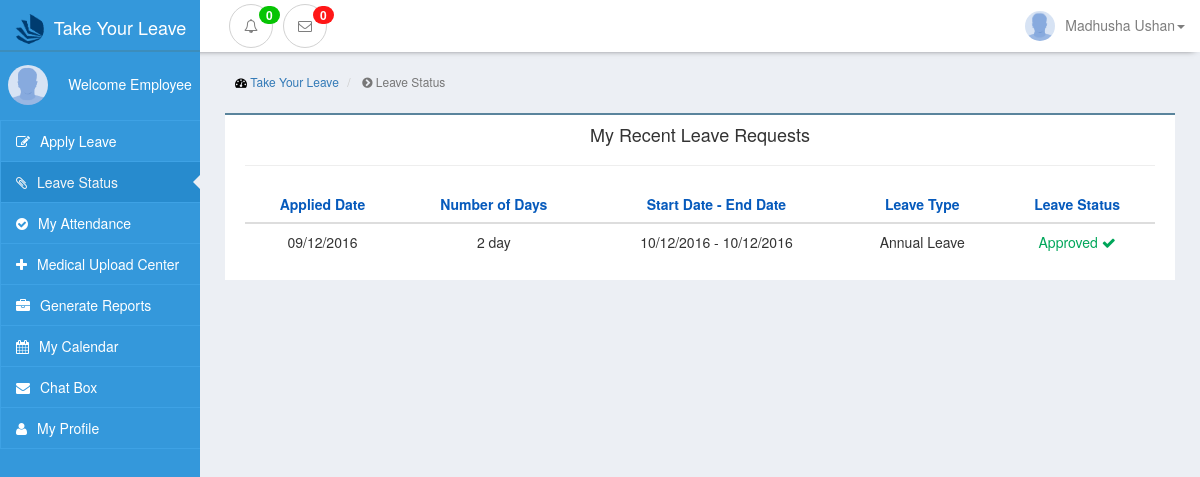
/view/site/leave_status.php (signed in), run on an earlier commit of the app's database.
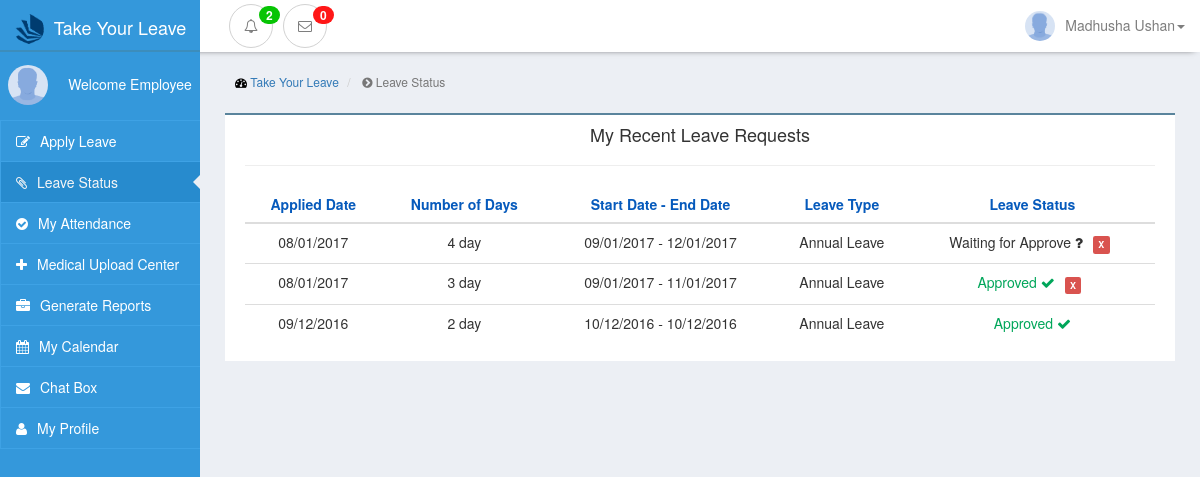
And on a later commit of the database.
### tables this page shows
CREATE TABLE `employee` (
  `comp_id` varchar(20) NOT NULL,
  `name` varchar(255) NOT NULL,
  `nic` varchar(10) NOT NULL,
  `gender` varchar(10) NOT NULL,
  `email` varchar(255) NOT NULL,
  `password` varchar(255) NOT NULL,
  `tel_no` varchar(10) NOT NULL,
  `image` varchar(255) NOT NULL,
  `job_cat_id` int(11) NOT NULL,
  `level_id` int(11) DEFAULT NULL,
  `group_id` int(11) NOT NULL,
  `dept_id` int(11) NOT NULL,
  PRIMARY KEY (`comp_id`),
  KEY `job_cat_id` (`job_cat_id`),
  KEY `level_id` (`level_id`),
  KEY `group_id` (`group_id`),
  KEY `dept_id` (`dept_id`)
);

CREATE TABLE `apply_leave` (
  `apply_leave_id` int(11) NOT NULL AUTO_INCREMENT,
  `comp_id` varchar(50) NOT NULL,
  `leave_id` int(11) DEFAULT NULL,
  `leave_priority` varchar(50) DEFAULT NULL,
  `apply_date` varchar(10) NOT NULL,
  `start_date` varchar(10) NOT NULL,
  `end_date` varchar(10) NOT NULL,
  `number_of_days` int(11) NOT NULL,
  `reason` text NOT NULL,
  `status` varchar(50) NOT NULL,
  `recommandBy` varchar(50) DEFAULT NULL,
  `special_note` text,
  `medical_status` varchar(50) DEFAULT NULL,
  `seen` int(11) DEFAULT '0',
  PRIMARY KEY (`apply_leave_id`),
  KEY `comp_id(change)` (`comp_id`(4)),
  KEY `leave_priority` (`leave_priority`),
  KEY `leave_priority_2` (`leave_priority`),
  KEY `leave_id` (`leave_id`),
  KEY `apply_leave_ibfk_1` (`comp_id`),
  CONSTRAINT `apply_leave_ibfk_1` FOREIGN KEY (`comp_id`) REFERENCES `employee` (`comp_id`) ON DELETE CASCADE
);

CREATE TABLE `leave_type` (
  `leave_id` int(11) NOT NULL AUTO_INCREMENT,
  `leave_name` varchar(50) NOT NULL,
  `leave_period` varchar(50) NOT NULL,
  `currentStatus` varchar(50) DEFAULT NULL,
  PRIMARY KEY (`leave_id`)
);

### view/site/leave_status.php (the view, shortened to what the rows shown need)
<?php
include('../../controller/siteController.php');
$pdo = connect();
?>
<!DOCTYPE html>
<html lang="en">
<head>
    <link href="../../public/css/bootstrap.min.css" rel="stylesheet">
    <link href="../../public/css/interface-leftmenu.css" rel="stylesheet">
    <link href="../../public/css/leave-interface.css" rel="stylesheet">
    <link href="../../public/css/navbar-style.css" rel="stylesheet">
    <link href="../../public/css/font-awesome.min.css" rel="stylesheet">
</head>
<body style=" background-color: #eceff4 !important;">
<?php include("../layouts/navbar.php") ?>
<div class="container-fluid ">
    <div class="row ">
        <div class="col-sm-10 col-xs-12 admin-background col-sm-push-2" style="position: relative;">
            <div class="row padding-row">
                <div class="col-xs-12 padding-box">
                    <div class="row">
                        <div class="col-xs-12 nortification-box-top table-responsive">
                            <table class="table ">
                                <thead style="color: #065ABC">
                                    <tr>
                                        <th style='text-align: center;'>Applied Date</th>
                                        <th style='text-align: center;'>Number of Days</th>
                                        <th style='text-align: center;'>Start Date - End Date</th>
                                        <th style='text-align: center;'>Leave Type</th>
                                        <th style='text-align: center;'>Leave Status</th>
                                    </tr>
                                </thead>
                                <tbody>
                                    <?php
                                        $sql = "select * from apply_leave JOIN leave_type ON apply_leave.leave_id = leave_type.leave_id where apply_leave.comp_id =:myId ORDER BY apply_leave_id DESC ";
                                        $query = $pdo->prepare($sql);
                                        $query->execute(array('myId'=>$empID));
                                        $result = $query->fetchAll();
                                        foreach($result as $rs) {
                                            echo "<tr>
                                                    <td style='text-align: center;'>" . $rs['apply_date'] . "</td>
                                                    <td style='text-align: center;'>" . $rs['number_of_days'] . " day</td>
                                                    <td style='text-align: center;'>" . $rs['start_date'] . " - " . $rs['end_date'] . "</td>
                                                    <td style='text-align: center;'>" . ucwords($rs['leave_name']) . "</td>
                                                    <td style='text-align: center;'><span>";
                                                    if ($rs['status'] == 'waiting' | $rs['status'] == 'recommended') {
                                                        echo "Waiting for Approve <i class='fa fa-question' aria-hidden='true'></i></span></a> <a class=\"btn btn-link btn-xs\" data-toggle=\"modal\" data-target='#cancel-leave" . $rs['apply_leave_id'] . "'><span class=\"label label-danger\" title='Cancel leave'>X</span></a>";
                                                    } else if ($rs['status'] == 'approved') {
                                                        echo "<span style=\"color:#00a65a;\">Approved<i class='fa fa-check' style='margin-left:4px;' aria-hidden='true'></i></span></a> <a class=\"btn btn-link btn-xs\" style='"; if(strtotime($rs['start_date']) < strtotime(date('d/m/Y'))){echo 'display:none;';} echo "' data-toggle=\"modal\" data-target='#cancel-approved-leave" . $rs['apply_leave_id'] . "'><span class=\"label label-danger\" title='Cancel leave'>X</span></a></span>";
                                                    } else if ($rs['status'] == 'rejected') {
                                                        echo '<span style="color:#d43f3a;">Rejected <i class=\'fa fa-close\' aria-hidden=\'true\'></i></span></span>';
                                                    } else if ($rs['status'] == 'canceled') {
                                                        echo '<span style="color:#FF8717;">Canceled <i class=\'fa fa-exclamation\' aria-hidden=\'true\'></i></span></span>';
                                                    }
                                                    echo "</td>
                                                        </tr>
                                                          <form action='../../module/rejectApprovedLeave.php?app_leave_id=".$rs['apply_leave_id']."' method='POST'>
                                                            <div class=\"modal fade\" id='cancel-approved-leave".$rs['apply_leave_id']."' >
                                                                    </div>
                                                          </form>
                                                          <form action='../../module/cancelLeave.php?app_leave_id=".$rs['apply_leave_id']."' method='POST'>
                                                            <div class=\"modal fade\" id='cancel-leave".$rs['apply_leave_id']."' >
                                                                    </div>
                                                          </form>
                                                          ";
                                                }
                                    ?>
                                </tbody>
                            </table>
                        </div>
                    </div>
                </div>
            </div>
        </div>
    </div>
</div>
</body>
</html>

### view/layouts/navbar.php (shortened to what the rows shown need)
<?php
    $newsql = "SELECT name,image,group_id from employee where comp_id=:empID";
    $newquery = $pdo->prepare($newsql);
    $newquery->execute(array('empID'=>$empID));
    $newresult = $newquery->fetch();
    $employeeName = $newresult['name'];
    $employeeImage = $newresult['image'];
?>
<nav class="navbar navbar-inverse navbar-static-top nav-top nav-bar-custom navbar-fixed-top" style="margin-top:0px; box-shadow: 0 3px 7px -6px black !important;">
    <div class="container-fluid">
        <div style="height: 1px;" aria-expanded="false" id="navbar" class="navbar-collapse collapse">
            <ul class="nav navbar-nav navbar-right">
                <li class="dropdown">
                    <a href="#" class="dropdown-toggle font new" data-toggle="dropdown" role="button"
                       aria-haspopup="true" aria-expanded="false"><img src="../<?php if($employeeImage != 'null'){echo $employeeImage;}else{ echo '../public/images/default.png';}?>" class="img-circle image-user"  /><?php echo $employeeName;?><span class="caret"></span></a>
                </li>
            </ul>
        </div>
    </div>
</nav>

What changed in the data, as far as the page shows it:
added apply_leave: apply_date "08/01/2017", number_of_days "4", start_date "09/01/2017", end_date "12/01/2017", leave.leave_name "Annual Leave"
added apply_leave: apply_date "08/01/2017", number_of_days "3", start_date "09/01/2017", end_date "11/01/2017", leave.leave_name "Annual Leave"
Also different on the page:
$nortifictionsCount: "0" → "2"
